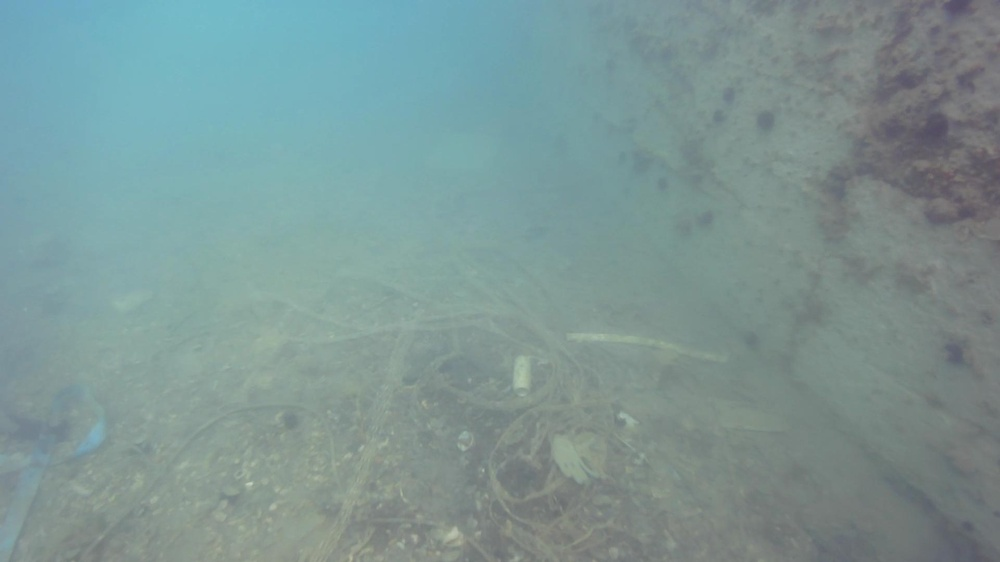
#> input picture images/test.jpg, 1000 x 562 px, shrunk from 1920 x 1080 before the run, found by its file name
$ python evaluation.py   (older library calls are emulated)
#> lines starting #> are read from the running program, lines starting #| are printed output that depends on the picture
### scripts/condition.py
import cv2
import numpy as np

def get_brightness(img):
    gray = cv2.cvtColor(img, cv2.COLOR_BGR2GRAY)
    return np.mean(gray)

def get_blur(img):
    return cv2.Laplacian(img, cv2.CV_64F).var()

def classify_condition(img):
    brightness = get_brightness(img)
    blur = get_blur(img)

    if brightness < 50:
        return "low_light"
    elif blur < 100:
        return "blurry"
    else:
        return "clear"


### scripts/simulate.py
import cv2
import numpy as np

# Blur simulation
def simulate_blur(img):
    return cv2.GaussianBlur(img, (7,7), 0)

# Low light simulation
def simulate_low_light(img):
    return (img * 0.4).astype("uint8")

# Color shift (green tint)
# [4 lines left out: function simulate_color_shift, not called in this run]

### scripts/evaluation.py
import cv2
from simulate import simulate_blur, simulate_low_light
from condition import classify_condition

img = cv2.imread("images/test.jpg")
#> img is the input picture: shape (562, 1000, 3); mean B, G, R 149.5, 150.3, 125.3

# Conditions
clear_cond = classify_condition(img)
#> in get_brightness, `gray = cv2.cvtColor(img, cv2.COLOR_BGR2GRAY)`:
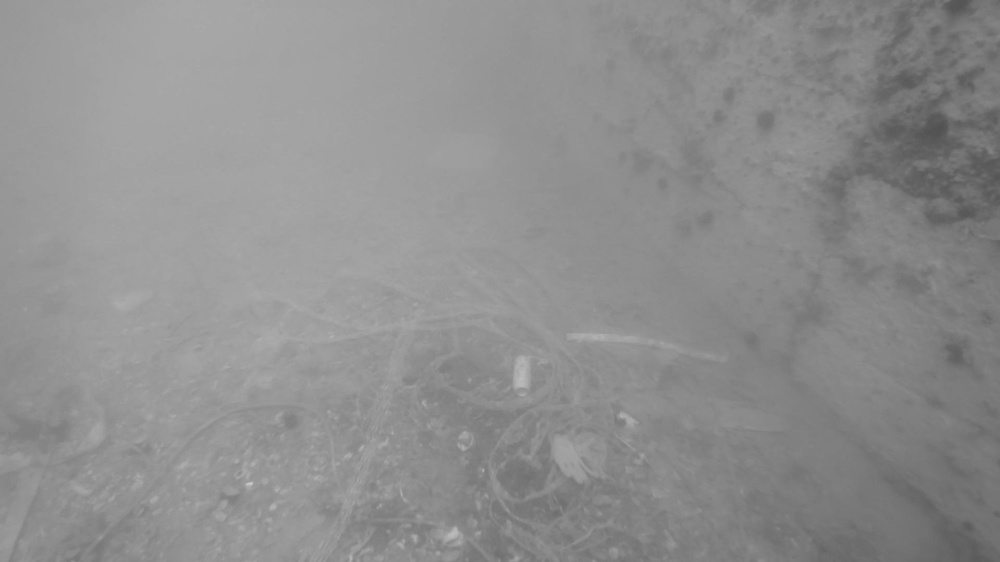
#> gray: shape (562, 1000); min 81, max 203, mean 142.7
#> in classify_condition, `brightness = get_brightness(img)`: brightness = 142.7
#> in classify_condition, `blur = get_blur(img)`: blur = 8.1
#> clear_cond = 'blurry'
blur_cond = classify_condition(simulate_blur(img))
#> blur_cond = 'blurry'
dark_cond = classify_condition(simulate_low_light(img))
#> in simulate_low_light, `return (img * 0.4).astype("uint8")`:
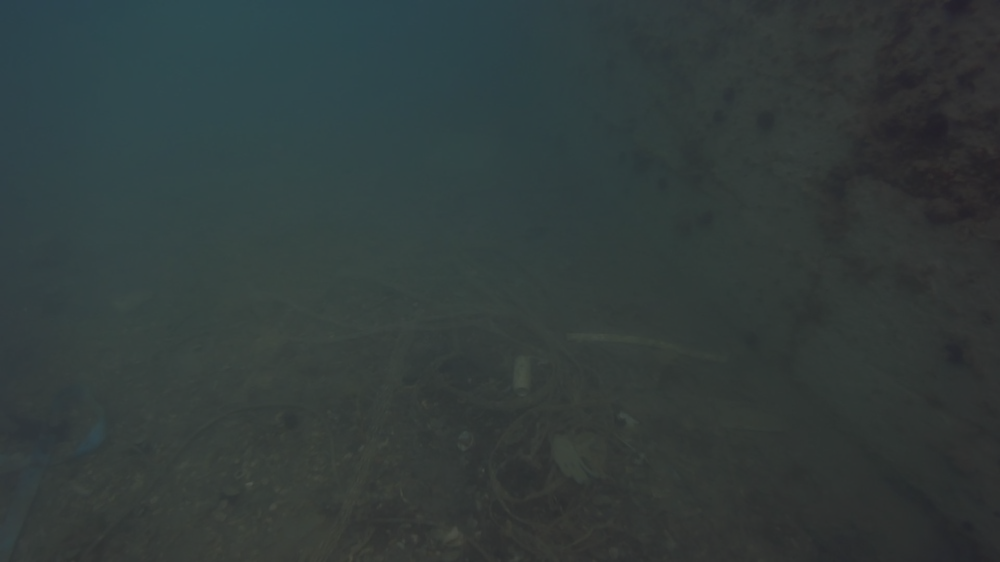
#> returned value: shape (562, 1000, 3); mean of channels 0, 1, 2 59.4, 59.7, 49.7; drawn as B, G, R
#> dark_cond = 'blurry'

print("\n--- Evaluation ---")
print(f"Clear Image Condition: {clear_cond}")
#| Clear Image Condition: blurry
print(f"Blur Image Condition: {blur_cond}")
#| Blur Image Condition: blurry
print(f"Low Light Condition: {dark_cond}")
#| Low Light Condition: blurry
